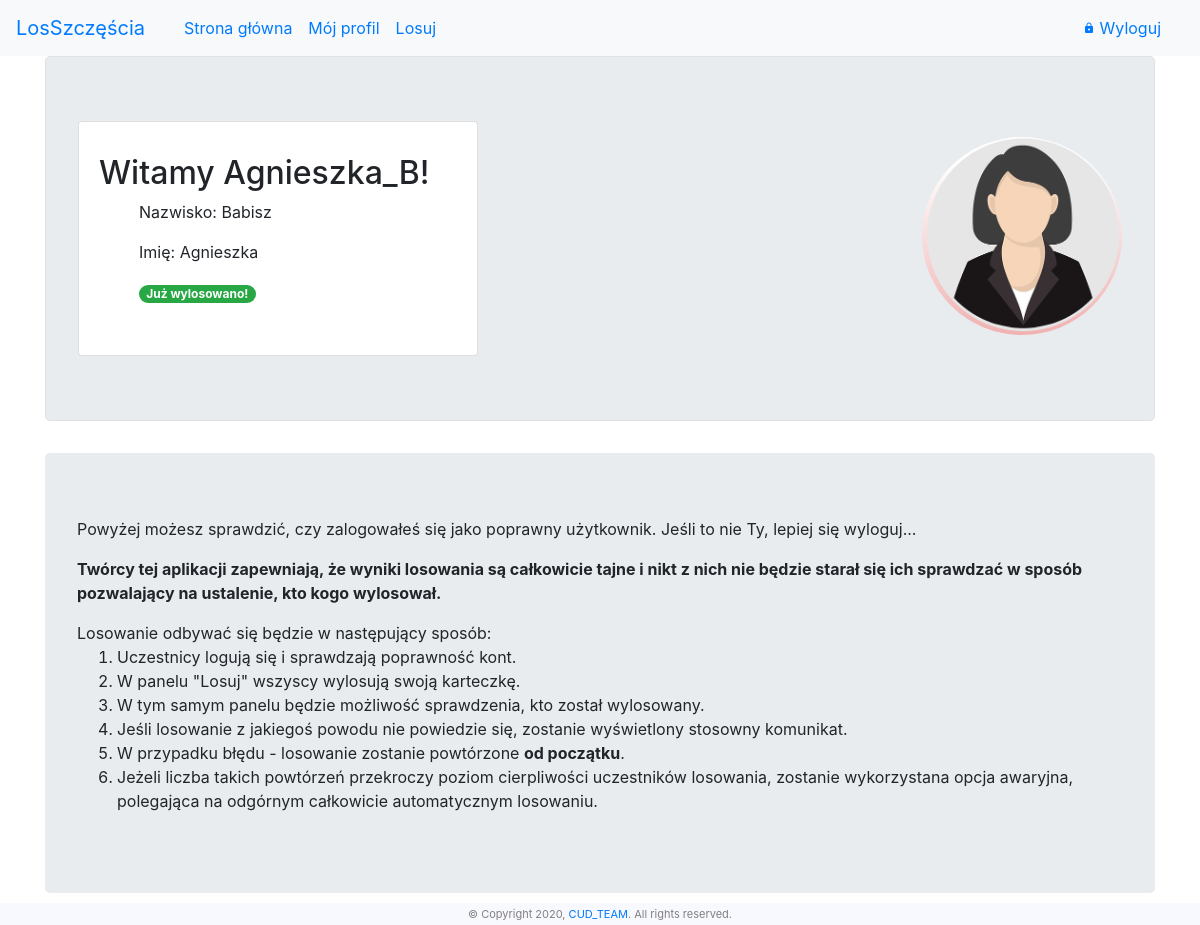
Page /profile (signed in) on the earlier database version.
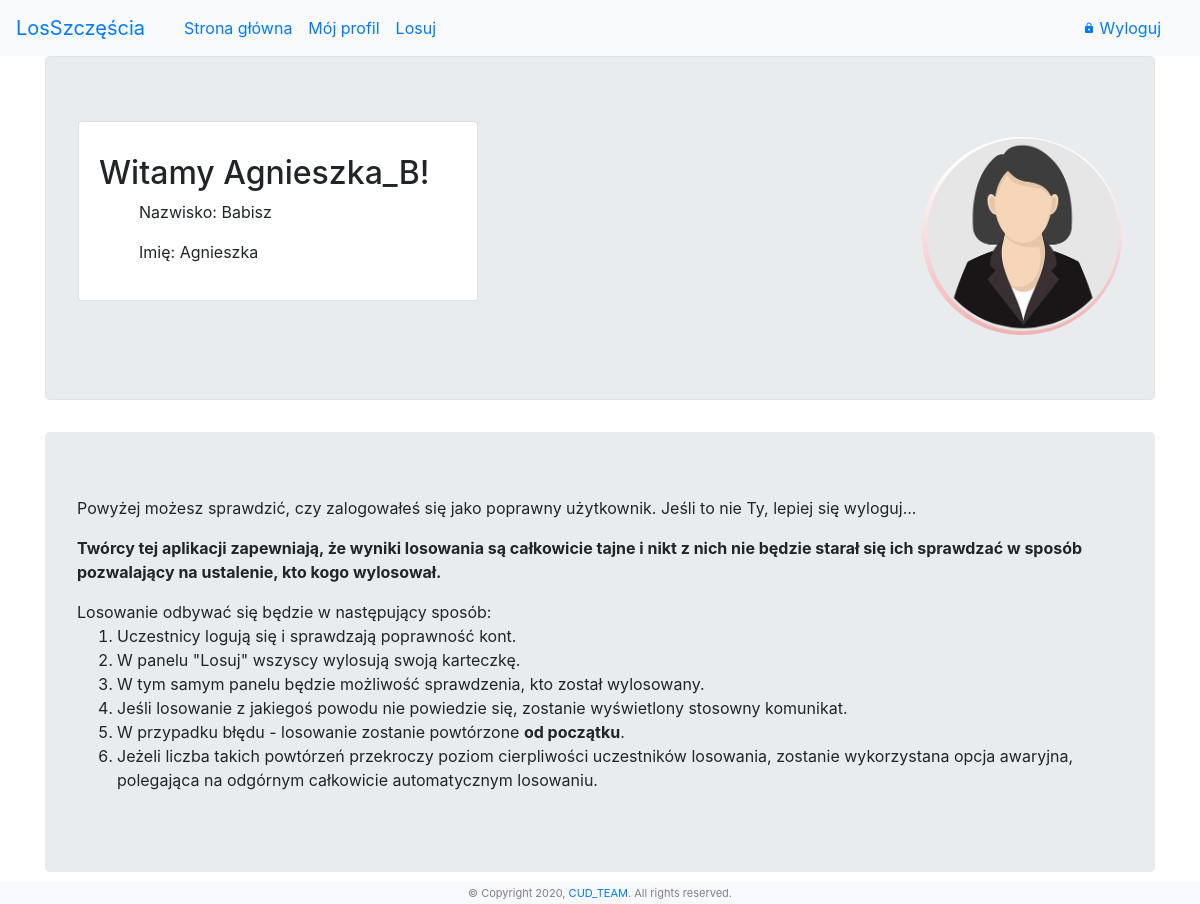
Same page on the later database version.
### boxes/models.py (models this page shows, shortened)
class Person(AbstractUser):
    username = models.CharField(max_length=50, unique=True, verbose_name="Pseudonim")
    first_name = models.CharField(max_length=50, verbose_name="Imię")
    second_name = models.CharField(max_length=20, verbose_name="Nazwisko")
    password = models.CharField(max_length=2000, verbose_name="Hasło")
    family = models.ForeignKey(Family, on_delete=models.CASCADE, blank=True, null=True)
    chosen_person = models.ForeignKey('Person', on_delete=models.CASCADE, blank=True, null=True)
    is_chosen = models.BooleanField(default=False)
    is_man = models.BooleanField(default=False)

### boxes/views.py (the view)
# urls.py: path('profile', views.profile_page, name='user_profile'),
@login_required
def profile_page(request):
    current_user = Person.objects.get(username=request.user.username)
    context = {
        'person': current_user
    }
    return render(request, 'profile.html', context)

### boxes/templates/profile.html (shortened to what this page needs)
{% extends 'base.html' %}
{% block navbar %}
    <ul class="navbar-nav">
        <li class="nav-item">
            <a class="nav-link" href="{% url 'boxes:home' %}">Strona główna </a>
        </li>
        {% if user.is_authenticated %}
            <li class="nav-item active">
                <a class="nav-link" href="{% url 'boxes:user_profile' %}"> Mój profil</a>
            </li>
            <li class="nav-item">
                <a class="nav-link" href="{% url 'boxes:losuj' %}"> Losuj</a>
            </li>
        {% endif %}
    </ul>
{% endblock navbar %}
{% block content %}
    <div class="container">
        {% if not user.is_authenticated %}
            <h2> Zaloguj się, zanim zaczniesz korzystać ze strony!</h2>
        {% else %}
            <div class="jumbotron media border">
                <div class="media-body">
                    <div class="card" style="width:400px">
                        <div class="card-body">
                            <h4 class="card-title">
                                {% if user.is_authenticated %}
                                    <h2> Witamy {{ user.username }}!</h2>
                                {% endif %}
                            </h4>
                            <div class="card-text">
                                <ul>
                                    <p> Nazwisko: {{ person.second_name }} </p>
                                    <p> Imię: {{ person.first_name }} </p>
                                    {% if user.chosen_person %}
                                        <p class="badge badge-pill badge-success"> Już wylosowano! </p>
                                    {% endif %}
                                </ul>
                            </div>
                        </div>
                    </div>
                </div>
                {% if person.is_man %}
                    {% load static %}
                {% else %}
                    {% load static %}
                    <img src="{% static 'avatar_f.png' %}" alt="John Doe"
                         class="ml-3 mt-3 rounded-circle card-img-bottom"
                         style="width: 200px;">
                {% endif %}
            </div>
            <div class="jumbotron">
                Powyżej możesz sprawdzić, czy zalogowałeś się jako poprawny użytkownik. Jeśli to nie Ty, lepiej się
                wyloguj...
                <b>Twórcy tej aplikacji zapewniają, że wyniki losowania są całkowicie tajne i nikt z nich nie będzie
                    starał się ich sprawdzać w sposób pozwalający na ustalenie, kto kogo wylosował.</b> <br>
                Losowanie odbywać się będzie w następujący sposób:
                <ol>
                    <li>Uczestnicy logują się i sprawdzają poprawność kont.</li>
                    <li>W panelu "Losuj" wszyscy wylosują swoją karteczkę.</li>
                    <li>W tym samym panelu będzie możliwość sprawdzenia, kto został wylosowany.</li>
                    <li>Jeśli losowanie z jakiegoś powodu nie powiedzie się, zostanie wyświetlony stosowny komunikat.
                    </li>
                    <li>W przypadku błędu - losowanie zostanie powtórzone
                        <b>od początku</b>.
                    </li>
                    <li>Jeżeli liczba takich powtórzeń przekroczy poziom cierpliwości uczestników losowania,
                        zostanie wykorzystana opcja awaryjna, polegająca na odgórnym całkowicie automatycznym losowaniu.
                    </li>
                </ol>
            </div>
        {% endif %}
    </div>
{% endblock content %}

### boxes/templates/base.html (shortened to what this page needs)
<!DOCTYPE html>
<html lang="en">
<head>
    {% load static %}
    <link rel="stylesheet" href="https://use.fontawesome.com/releases/v5.7.0/css/all.css"
>
    <link rel="stylesheet" href="https://maxcdn.bootstrapcdn.com/bootstrap/4.5.2/css/bootstrap.min.css">
</head>
<body>
<nav class="navbar navbar-expand-sm bg-light">
    <a class="navbar-brand" href="{% url 'boxes:home' %}">LosSzczęścia</a>
    <div class="container-fluid">
        {% block navbar %}{% endblock navbar %}
        <ul class="nav navbar-nav navbar-right">
            {% if user.is_authenticated %}
                <li><a class="nav-link" href="{% url 'boxes:logout' %}">
                    <i class="material-icons" style="font-size: 12px">lock</i> Wyloguj</a>
                </li>
            {% else %}
                <li><a class="nav-link" href="{% url 'boxes:login' %}">
                    <i class="material-icons" style="font-size: 12px">lock_open</i> Zaloguj</a>
                </li>
            {% endif %}
        </ul>
    </div>
</nav>
{% block content %}
{% endblock content %}
<div class="footer" style="margin-bottom:0">
    &copy; Copyright 2020,
    <a href="{% url 'boxes:home' %}">CUD_TEAM</a>. All rights reserved.
</div>
</body>
</html>

### boxes/templates/base.html (style rules this page uses)
.footer { position: fixed; left: 0; bottom: 0; width: 100%; background-color: GhostWhite; color: grey; text-align: center; font-size: 11px; padding-bottom: 3px; padding-top: 3px; }

Differences in the rows shown:
changed Person "Agnieszka_B": chosen_person_id 32 → empty (drawn)
Other differences:
text no longer shown: "Już wylosowano!"
